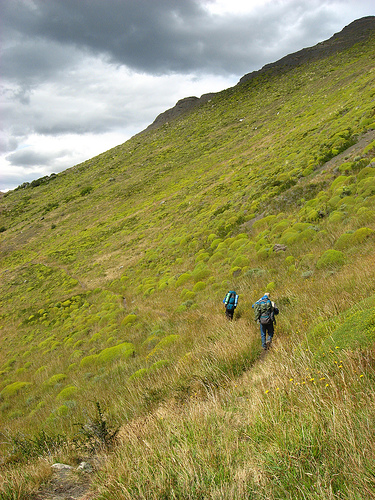
#> input picture gambar_dataset/374176648.jpg, 375 x 500 px, found by its file name
$ jupyter execute ip_morphology.ipynb   (shell and % lines are left out)
#> lines starting #> are read from the running program, lines starting #| are printed output that depends on the picture
<a href="https://colab.research.google.com/github/hanifnurf/TubesTKC_FlickrImage/blob/main/image_processing/ip_morphology.ipynb" target="_parent"></a>

[cell 1]
import wget
url = "https://github.com/hanifnurf/TubesTKC_FlickrImage/blob/main/gambar_dataset/374176648.jpg?raw=true"
wget.download(url)

[cell 2]
# import the necessary packages
from matplotlib import pyplot as plt
import argparse
import cv2

Function to display images in Jupyter Notebooks and Google Colab

[cell 3]
def plt_imshow(title, image):
	# convert the image frame BGR to RGB color space and display it
	image = cv2.cvtColor(image, cv2.COLOR_BGR2RGB)
	plt.imshow(image)
	plt.title(title)
	plt.grid(False)
	plt.show()

Morphological operations

Erosion

[cell 4]
# since we are using Jupyter Notebooks we can replace our argument
# parsing code with *hard coded* arguments and values
args = {
	"image": "374176648.jpg"
}

[cell 5]
# load the image, convert it to grayscale, and display it to our
# screen
image = cv2.imread(args["image"])
#> image is the input picture: shape (500, 375, 3); mean B, G, R 86.8, 144, 147.7
gray = cv2.cvtColor(image, cv2.COLOR_BGR2GRAY)
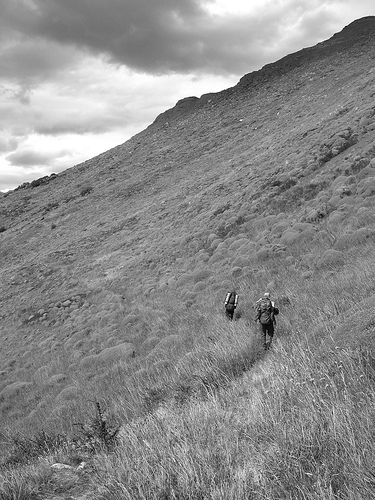
#> gray: shape (500, 375); min 0, max 255, mean 138.6
plt_imshow("Original", image)

# apply a series of erosions
for i in range(0, 3):
	eroded = cv2.erode(gray.copy(), None, iterations=i + 1)
	plt_imshow("Eroded {} times".format(i + 1), eroded)
#> this loop made 3 passes
#> pass 1, `eroded = cv2.erode(gray.copy(), None, iterations=i + 1)`:
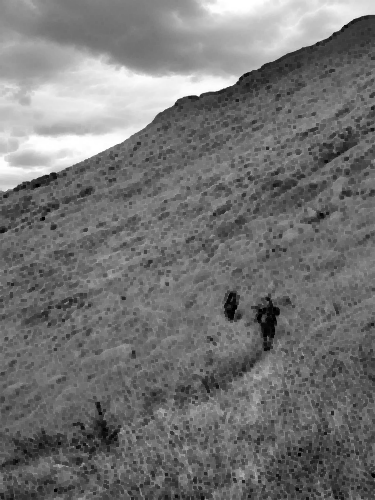
#> eroded: shape (500, 375); min 0, max 255, mean 115.3

Dilation

[cell 6]
# display the original image
plt_imshow("Original", image)

# apply a series of dilations
for i in range(0, 3):
	dilated = cv2.dilate(gray.copy(), None, iterations=i + 1)
	plt_imshow("Dilated {} times".format(i + 1), dilated)
#> this loop made 3 passes
#> pass 1, `dilated = cv2.dilate(gray.copy(), None, iterations=i + 1)`:
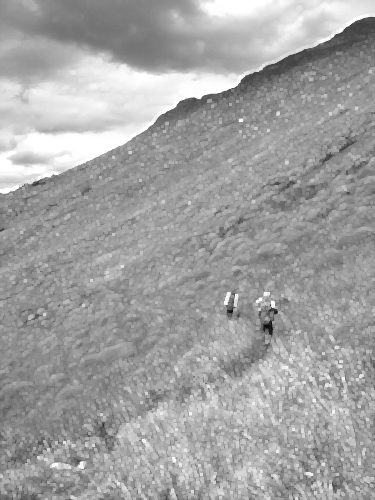
#> dilated: shape (500, 375); min 14, max 255, mean 161.5

Opening

[cell 7]
# close all windows to cleanup the screen, then initialize a list of
# of kernels sizes that will be applied to the image
plt_imshow("Original", image)
kernelSizes = [(3, 3), (5, 5), (7, 7)]

# loop over the kernels sizes
for kernelSize in kernelSizes:
	# construct a rectangular kernel from the current size and then
	# apply an "opening" operation
	kernel = cv2.getStructuringElement(cv2.MORPH_RECT, kernelSize)
	opening = cv2.morphologyEx(gray, cv2.MORPH_OPEN, kernel)
	plt_imshow("Opening: ({}, {})".format(
		kernelSize[0], kernelSize[1]), opening)
#> this loop made 3 passes
#> pass 2, `opening = cv2.morphologyEx(gray, cv2.MORPH_OPEN, kernel)`:
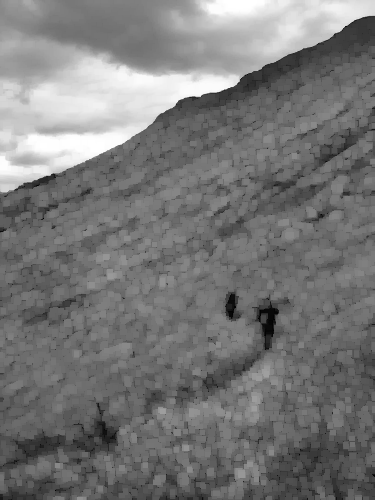
#> opening: shape (500, 375); min 0, max 255, mean 119.7

Closing

[cell 8]
# display the original image
plt_imshow("Original", image)

# loop over the kernels sizes again
for kernelSize in kernelSizes:
	# construct a rectangular kernel form the current size, but this
	# time apply a "closing" operation
	kernel = cv2.getStructuringElement(cv2.MORPH_RECT, kernelSize)
	closing = cv2.morphologyEx(gray, cv2.MORPH_CLOSE, kernel)
	plt_imshow("Closing: ({}, {})".format(
		kernelSize[0], kernelSize[1]), closing)
#> this loop made 3 passes
#> kernel on pass 1: [[1, 1, 1], [1, 1, 1], [1, 1, 1]]
#> pass 1, `closing = cv2.morphologyEx(gray, cv2.MORPH_CLOSE, kernel)`:
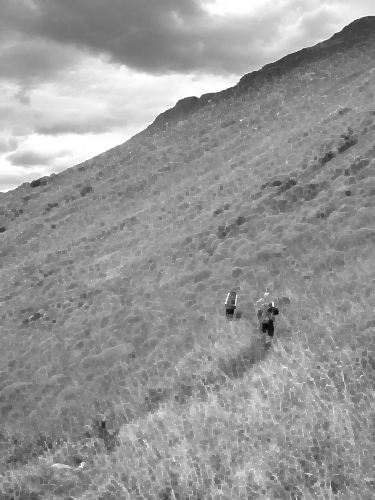
#> closing: shape (500, 375); min 14, max 255, mean 150.5
#> pass 2, `closing = cv2.morphologyEx(gray, cv2.MORPH_CLOSE, kernel)`:
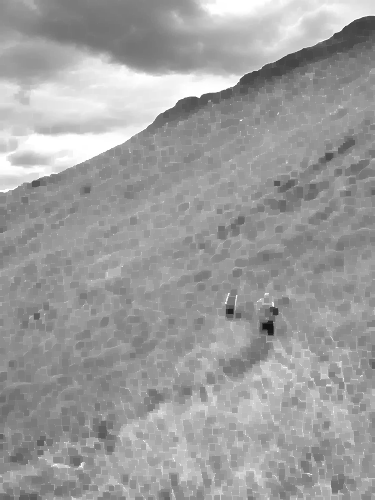
#> closing: shape (500, 375); min 18, max 255, mean 157.5

Morphological gradient

[cell 9]
# display the original image
plt_imshow("Original", image)

# loop over the kernels a final time
for kernelSize in kernelSizes:
	# construct a rectangular kernel and apply a "morphological
	# gradient" operation to the image
	kernel = cv2.getStructuringElement(cv2.MORPH_RECT, kernelSize)
	gradient = cv2.morphologyEx(gray, cv2.MORPH_GRADIENT, kernel)
	plt_imshow("Gradient: ({}, {})".format(
		kernelSize[0], kernelSize[1]), gradient)
#> this loop made 3 passes
#> pass 1, `gradient = cv2.morphologyEx(gray, cv2.MORPH_GRADIENT, kernel)`:
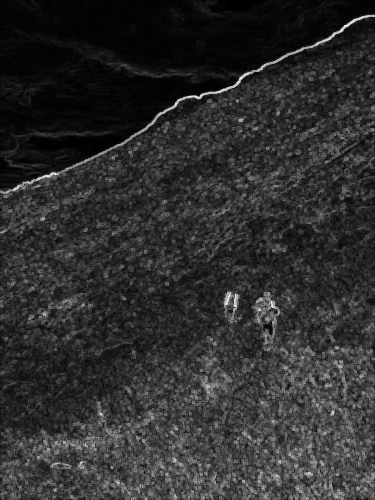
#> gradient: shape (500, 375); min 0, max 240, mean 46.3
#> pass 2, `gradient = cv2.morphologyEx(gray, cv2.MORPH_GRADIENT, kernel)`:
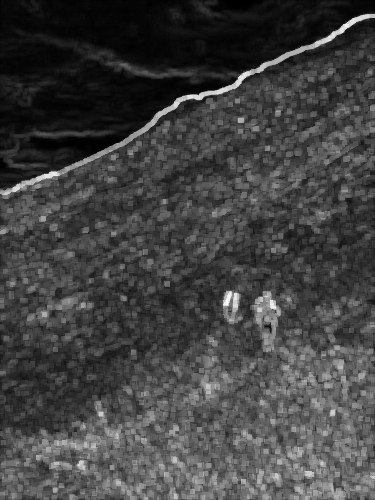
#> gradient: shape (500, 375); min 0, max 249, mean 65.9

Morphological hats

Top hat/white hat and black hat

[cell 10]
# since we are using Jupyter Notebooks we can replace our argument
# parsing code with *hard coded* arguments and values
args = {
	"image": "374176648.jpg"
}

[cell 11]
# load the image and convert it to grayscale
image = cv2.imread(args["image"])
gray = cv2.cvtColor(image, cv2.COLOR_BGR2GRAY)

# construct a rectangular kernel (13x5) and apply a blackhat
# operation which enables us to find dark regions on a light
# background
rectKernel = cv2.getStructuringElement(cv2.MORPH_RECT, (13, 5))
blackhat = cv2.morphologyEx(gray, cv2.MORPH_BLACKHAT, rectKernel)
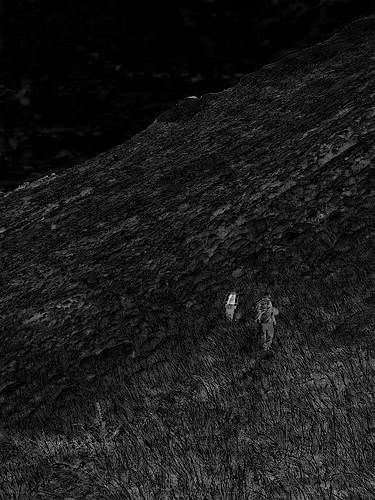
#> blackhat: shape (500, 375); min 0, max 237, mean 26.4

[cell 12]
# similarly, a tophat (also called a "whitehat") operation will
# enable us to find light regions on a dark background
tophat = cv2.morphologyEx(gray, cv2.MORPH_TOPHAT, rectKernel)
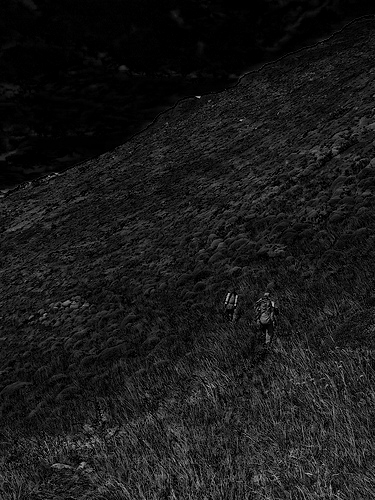
#> tophat: shape (500, 375); min 0, max 194, mean 26

# show the output images
plt_imshow("Original", image)
plt_imshow("Blackhat", blackhat)
plt_imshow("Tophat", tophat)

$ run again, with gambar_dataset/58363928.jpg copied over gambar_dataset/374176648.jpg
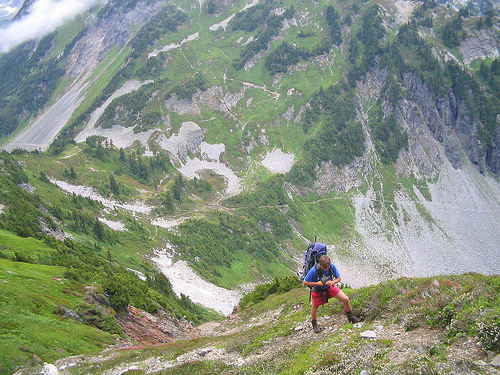
#> input picture gambar_dataset/58363928.jpg, 500 x 375 px, found by its file name
#> image is the input picture: shape (375, 500, 3); mean B, G, R 127.5, 144.6, 134.5
#> the loop `for kernelSize in kernelSizes: # construct a rectangular kernel form t..` made 3 passes
#> kernel on pass 1: [[1, 1, 1], [1, 1, 1], [1, 1, 1]]
#> pass 2, `closing = cv2.morphologyEx(gray, cv2.MORPH_CLOSE, kernel)`:
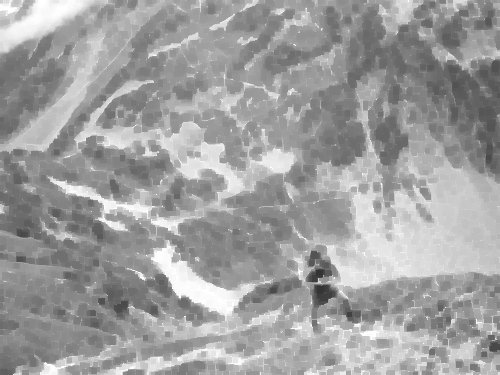
#> closing: shape (375, 500); min 52, max 255, mean 159.3
#> the loop `for kernelSize in kernelSizes: # construct a rectangular kernel and ap..` made 3 passes
#> `tophat = cv2.morphologyEx(gray, cv2.MORPH_TOPHAT, rectKernel)`:
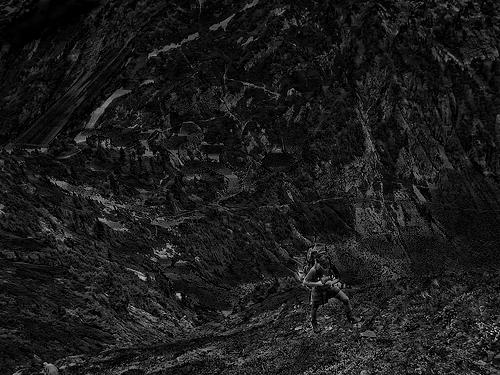
#> tophat: shape (375, 500); min 0, max 228, mean 27.5
